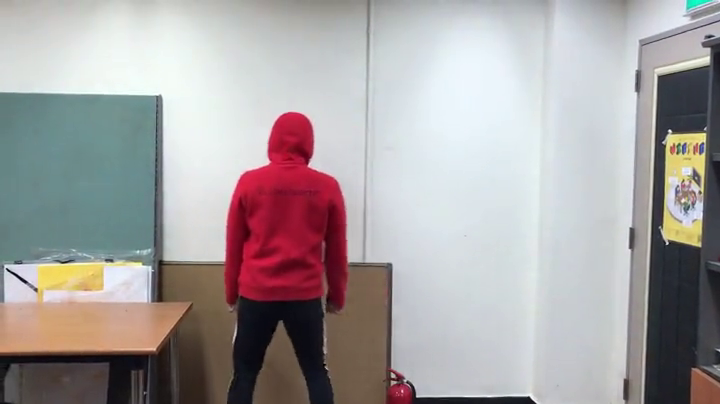
#> input picture frame 53 of objectDetecting/sampleVideo.mp4, 720 x 404 px
$ python test_hsv.py
#> lines starting #> are read from the running program, lines starting #| are printed output that depends on the picture; after the words box and inside, x2 and y2 are one past the last pixel; in counts of white or black regions, pixels touching at a corner belong together
import numpy as np
import cv2

# global variance
col, width, row, height = -1, -1, -1, -1
frame = None
frame2 = None
inputMode = False
rectangle = False
trackWindow = None
roi_hist = None
roi = None
blank_image3 = None
s = False
h = None
w = None

boundaries = [
    ([0, 0, 50], [100, 100, 255])
]


def onMouse(event, x, y, flags, param):
    # grab references to the global variables
    global col, width, row, height, frame, frame2, inputMode, blank_image3, s, h, w
    global rectangle, roi_hist, trackWindow

    if inputMode:
        if event == cv2.EVENT_LBUTTONDOWN:
            rectangle = True
            col, row = x, y

        elif event == cv2.EVENT_MOUSEMOVE:
            if rectangle:
                frame = frame2.copy()
                cv2.rectangle(frame, (col, row), (x, y), (0, 255, 0), 2)
                cv2.imshow('frame', frame)

        elif event == cv2.EVENT_LBUTTONUP:
            inputMode = False
            rectangle = False
            cv2.rectangle(frame, (col, row), (x, y), (0, 255, 0), 2)
            height, width = abs(row - y), abs(col - x)
            trackWindow = (col, row, width, height)
            roi = frame[row:row + height, col:col + width]
            roi = cv2.cvtColor(roi, cv2.COLOR_BGR2HSV)
            roi_hist = cv2.calcHist([roi], [0], None, [180], [0, 180])
            cv2.normalize(roi_hist, roi_hist, 0, 255, cv2.NORM_MINMAX)
            # set blank_image
            blank_image3 = np.zeros((h, w, 3), np.uint8)
            blank_image3[:] = (0, 0, 0)
            blank_image3[row:row + height, col:col + width] = (255, 255, 255)
            # switch on
            s = True
    return


def camShift():
    # grab references to the global variables
    global frame, frame2, inputMode, trackWindow, roi_hist, roi, boundaries, blank_image3, s, h, w

    try:
        # read video
        cap = cv2.VideoCapture('sampleVideo.mp4')
        # set the size of screen
        cap.set(3, 480)
        cap.set(4, 320)
    except:
        print('Cam Failed')
        return

    # read decode frame
    ret, frame = cap.read()
#> frame is the input picture: shape (404, 720, 3); mean B, G, R 161.6, 161.3, 166.8
    cv2.namedWindow('frame')
    # check mouse event, and callback
    cv2.setMouseCallback('frame', onMouse, param=(frame, frame2))

    # drive the meanShift back to 10 times or until the difference between C1_o and C1_r is 1pt.
    termination = (cv2.TERM_CRITERIA_EPS | cv2.TERM_CRITERIA_COUNT, 10, 1)

    while True:
        # read decode frame
        ret, frame = cap.read()
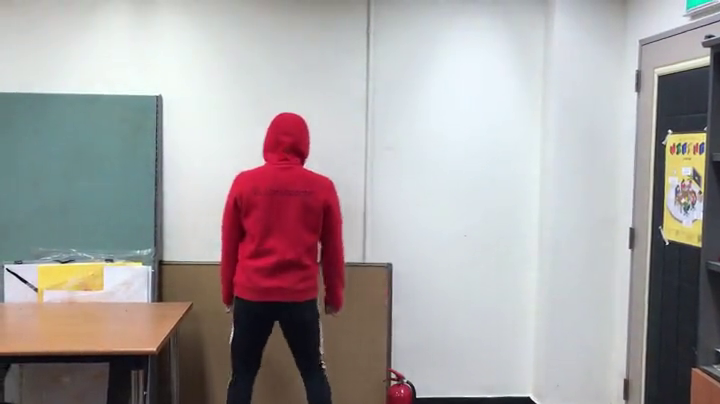
#> input picture frame 54 of objectDetecting/sampleVideo.mp4, 720 x 404 px
#> frame is the input picture: shape (404, 720, 3); mean B, G, R 161.6, 161.3, 166.8
        if not ret:
            break

        # color lower, upper
        lower, upper = boundaries[0]
        lower = np.array(lower, dtype="uint8")
        upper = np.array(upper, dtype="uint8")

        # frame height, width
        h, w = frame.shape[:2]
#> h = 404; w = 720

        # set blue image
        blank_image = np.zeros((h, w, 3), np.uint8)
        blank_image[:] = (255, 0, 0)
        # set white image
        blank_image2 = np.zeros((h, w, 3), np.uint8)
        blank_image2[:] = (255, 255, 255)

        V_Equals = cv2.cvtColor(frame, cv2.COLOR_BGR2HSV)
#> V_Equals: shape (404, 720, 3); mean H, S, V 89.1, 42.9, 175.2
        # print(V_Equals.shape)
        blank_image[:, :, 1] = V_Equals[:, :, 1]
#> blank_image: shape (404, 720, 3); mean H, S, V 255, 42.9, 0
        blank_image[:, :, 2] = V_Equals[:, :, 2]
#> blank_image: shape (404, 720, 3); mean H, S, V 255, 42.9, 175.2
        # print(blank_image.shape)

        # set the color range
        mask = cv2.inRange(frame, lower, upper)  # 색부분
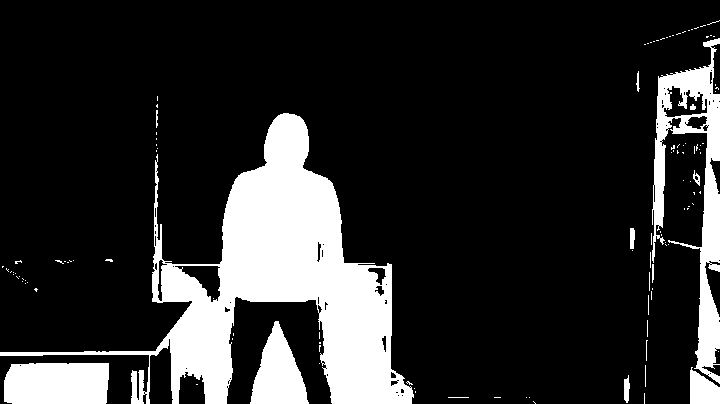
#> mask: shape (404, 720); 17.6% white; 117 white regions (101 under 20 px), largest, box (x1, y1, x2, y2) and area: (0, 113, 414, 404) 34668, (652, 38, 720, 384) 7741, (4, 363, 109, 404) 4163
        # in mask == mask, frame or bloack_image2 (set white)
        trim = cv2.bitwise_or(frame, blank_image2, mask=mask)  # 몸통이하양
        if s:
            trim = cv2.bitwise_and(blank_image3, trim)
        # in mask == mask, frame or bloack_image (set color(blue))
        trim2 = cv2.bitwise_and(trim, blank_image)  # 몸통이파랑
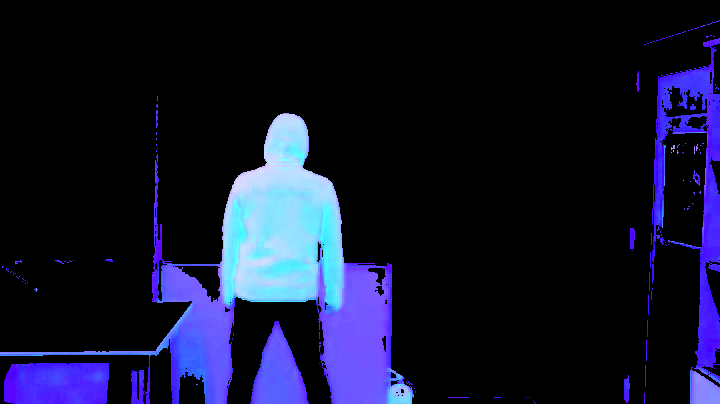
#> trim2: shape (404, 720, 3); mean B, G, R 44.8, 21, 19
        # frame and trim; background image(not object)
        trim3 = cv2.bitwise_and(frame, trim)
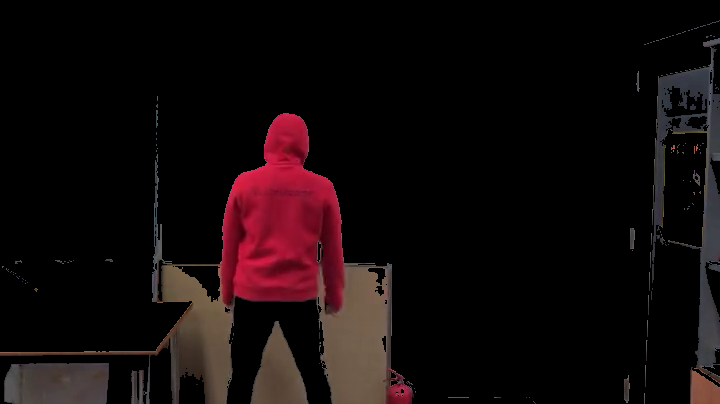
#> trim3: shape (404, 720, 3); mean B, G, R 10.5, 9.7, 18.7
        # trim3 xor frame;
        trim4 = cv2.bitwise_xor(trim3, frame)
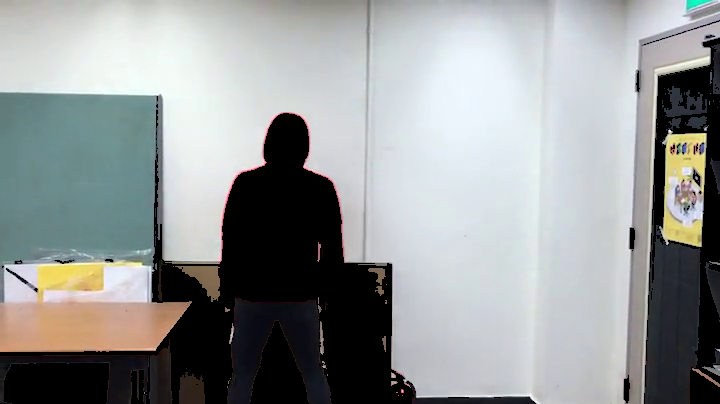
#> trim4: shape (404, 720, 3); mean B, G, R 151.1, 151.6, 148.1

        frameNot = cv2.bitwise_and(frame, trim2)
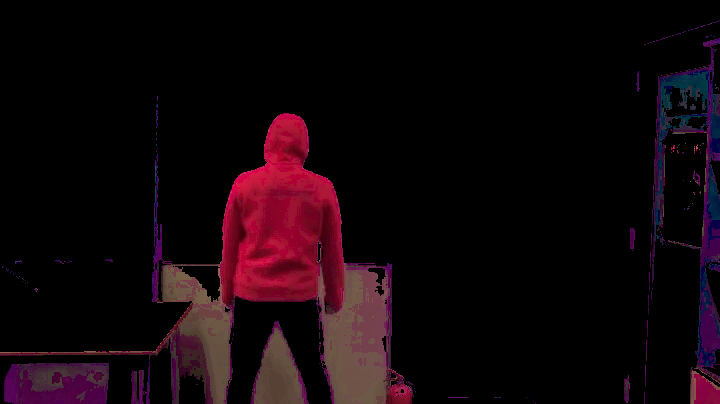
#> frameNot: shape (404, 720, 3); mean B, G, R 10.5, 5.9, 18.1

        frame = cv2.bitwise_or(trim4, trim2)
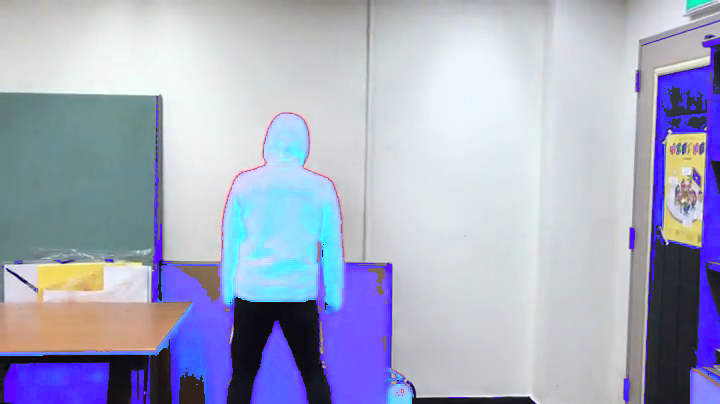
#> frame: shape (404, 720, 3); mean B, G, R 195.9, 172.5, 167

        # frame = cv2.bitwise_xor(frame, trim2)

        if trackWindow is not None:
            hsv = cv2.cvtColor(frame, cv2.COLOR_BGR2HSV)
            dst = cv2.calcBackProject([hsv], [0], roi_hist, [0, 180], 1)
            ret, trackWindow = cv2.CamShift(dst, trackWindow, termination)

            pts = cv2.boxPoints(ret)
            pts = np.int0(pts)

            # roi is white, other is black
            blank_image3[:] = (0, 0, 0)
            blank_image3[np.min(pts[:, 1]):np.max(pts[:, 1]), np.min(pts[:, 0]):np.max(pts[:, 0])] = (255, 255, 255)

            cv2.polylines(frame, [pts], True, (0, 255, 0), 2)

        cv2.imshow('frame', frame)

        k = cv2.waitKey(100) & 0xFF
#> (key Esc is pressed here)
        if k == 27:
            break

        if k == ord('i'):
            print('추적한 영역을 지정하고 아무키나 누르세요')
            inputMode = True
            frame2 = frame.copy()

            while inputMode:
                cv2.imshow('frame', frame)
                cv2.waitKey(0)

    cap.release()
    cv2.destroyAllWindows()


camShift()

$ run again, starting later in the video
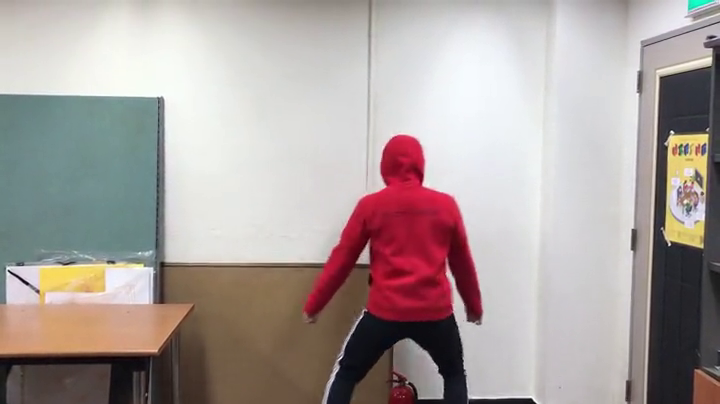
#> input picture frame 241 of objectDetecting/sampleVideo.mp4, 720 x 404 px
#> in camShift, frame is the input picture: shape (404, 720, 3); mean B, G, R 157.7, 160.3, 171
#> V_Equals: shape (404, 720, 3); mean H, S, V 72.3, 42.3, 174.5
#> in camShift, `mask = cv2.inRange(frame, lower, upper)`:
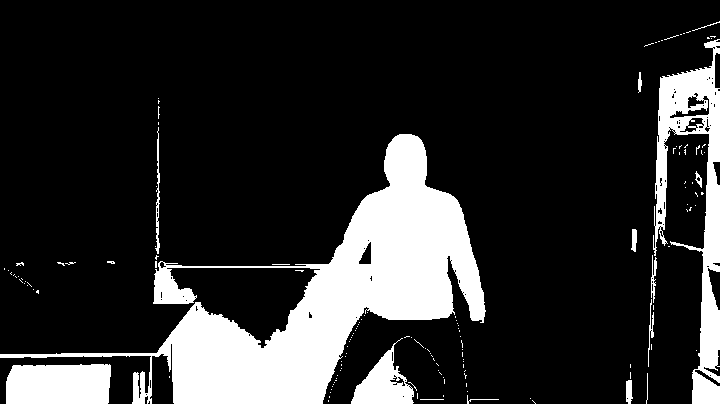
#> mask: shape (404, 720); 17.9% white; 145 white regions (130 under 20 px), largest, box (x1, y1, x2, y2) and area: (0, 134, 486, 404) 35900, (653, 39, 720, 404) 8687, (6, 364, 111, 404) 4007
#> in camShift, `frame = cv2.bitwise_or(trim4, trim2)`:
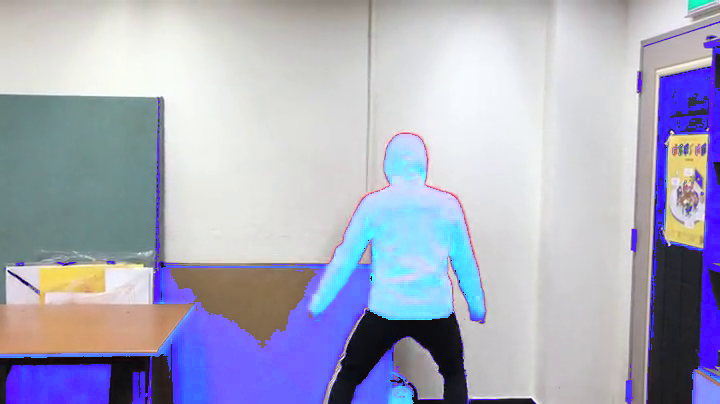
#> frame: shape (404, 720, 3); mean B, G, R 192.7, 172.3, 170.7

$ run again, starting later in the video
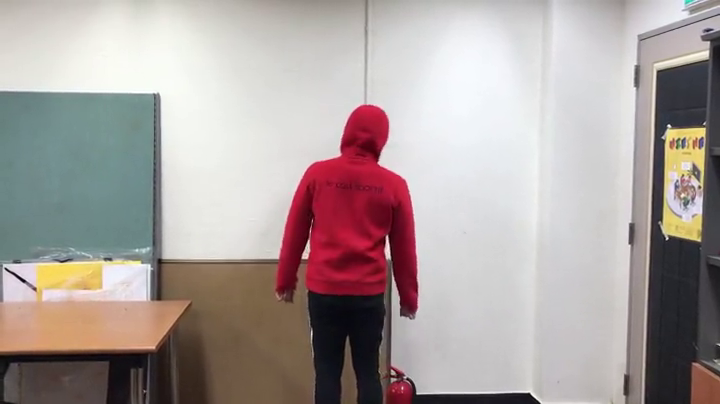
#> input picture frame 429 of objectDetecting/sampleVideo.mp4, 720 x 404 px
#> in camShift, frame is the input picture: shape (404, 720, 3); mean B, G, R 158.1, 160.3, 170.9
#> V_Equals: shape (404, 720, 3); mean H, S, V 74.3, 41.6, 174.4
#> in camShift, `mask = cv2.inRange(frame, lower, upper)`:
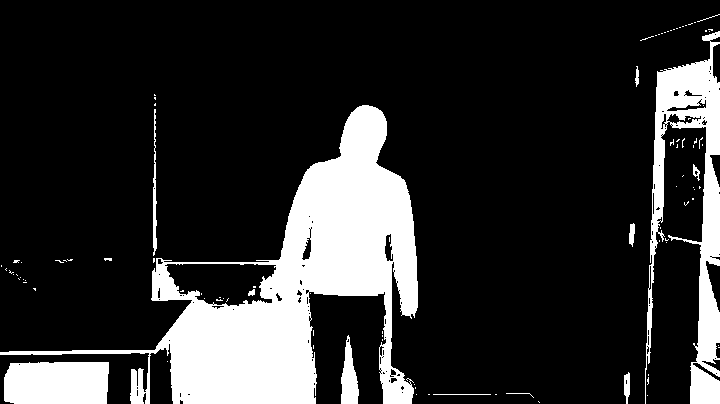
#> mask: shape (404, 720); 18.4% white; 99 white regions (85 under 20 px), largest, box (x1, y1, x2, y2) and area: (0, 105, 418, 404) 37220, (645, 31, 720, 404) 10207, (4, 362, 109, 404) 4260
#> in camShift, `frame = cv2.bitwise_or(trim4, trim2)`:
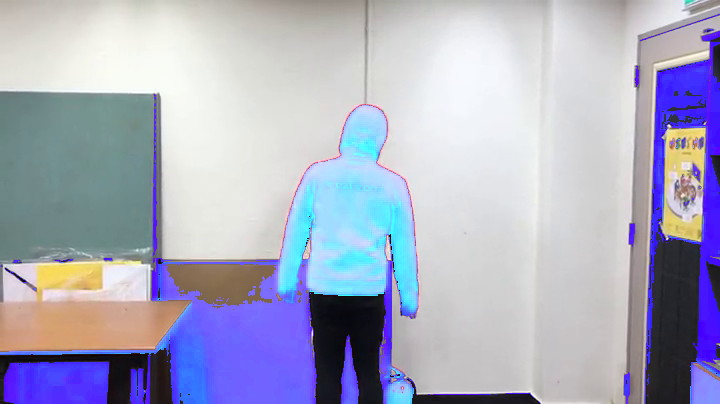
#> frame: shape (404, 720, 3); mean B, G, R 194.4, 172.7, 170.9
